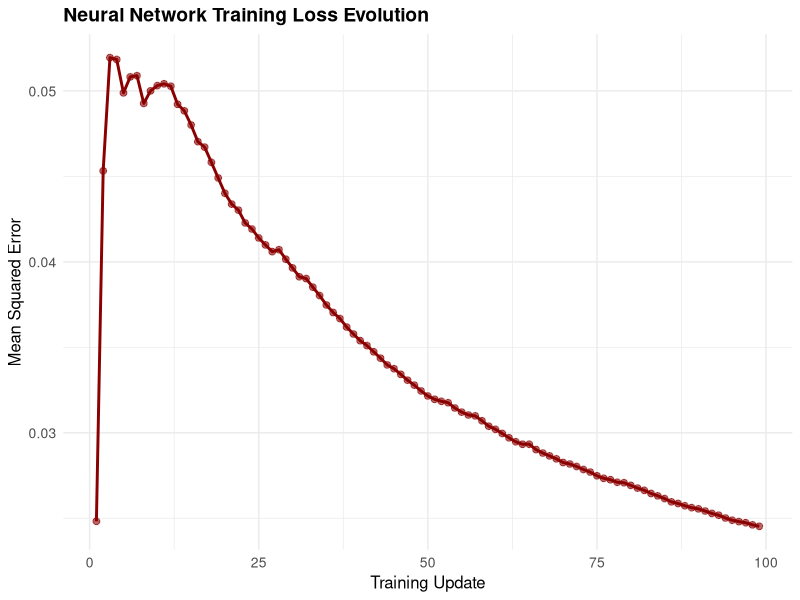
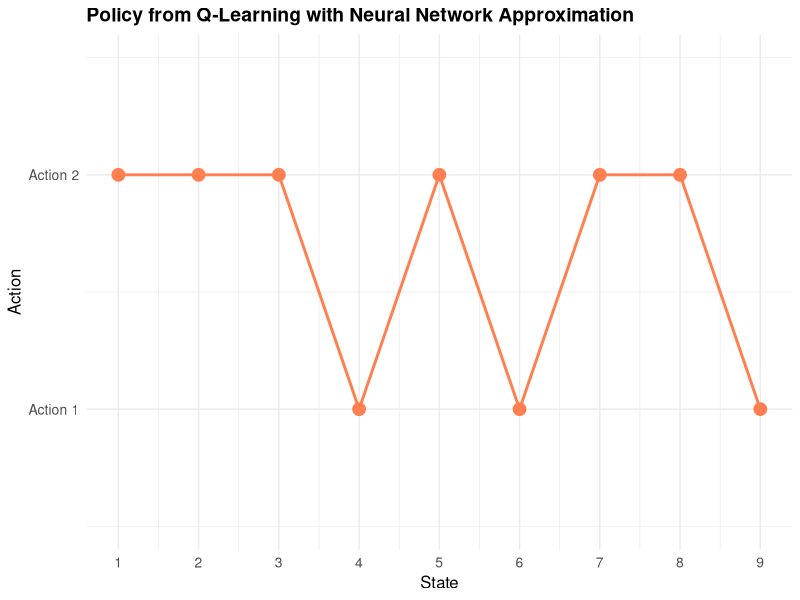
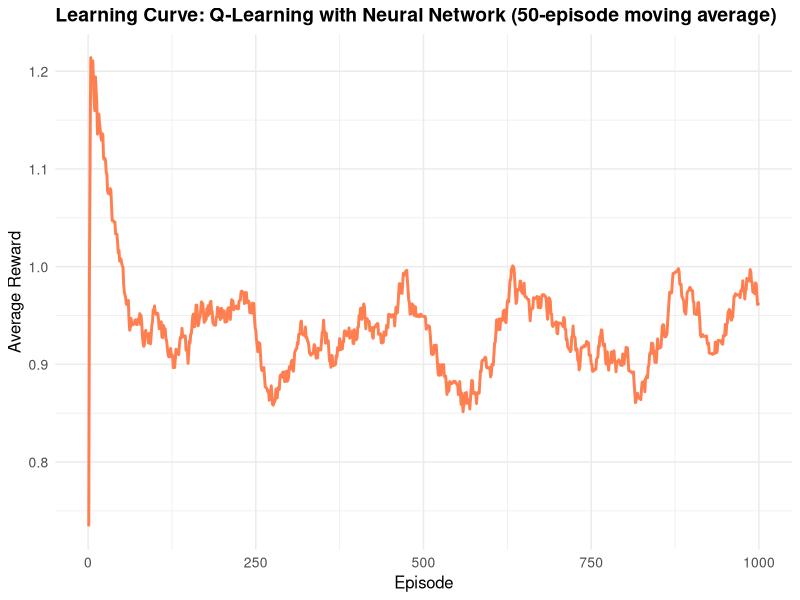

Generate these figures, in order, with R:
## ---- chunk 1
# Load required libraries
library(nnet)
library(ggplot2)

# Environment setup (consistent with previous implementations)
n_states <- 10
n_actions <- 2
gamma <- 0.9
terminal_state <- n_states

# Environment: transition and reward models with FIXED probability normalization
set.seed(42)
transition_model <- array(0, dim = c(n_states, n_actions, n_states))
reward_model <- array(0, dim = c(n_states, n_actions, n_states))

for (s in 1:(n_states - 1)) {
  # Action 1: deterministic to next state with small random component
  next_state <- s + 1
  random_state <- sample(setdiff(1:n_states, next_state), 1)
  transition_model[s, 1, next_state] <- 0.9
  transition_model[s, 1, random_state] <- 0.1
  
  # Action 2: two random transitions
  random_states <- sample(1:n_states, 2, replace = FALSE)
  transition_model[s, 2, random_states[1]] <- 0.8
  transition_model[s, 2, random_states[2]] <- 0.2
  
  # Normalize to ensure probabilities sum to 1.0 (safety check)
  transition_model[s, 1, ] <- transition_model[s, 1, ] / sum(transition_model[s, 1, ])
  transition_model[s, 2, ] <- transition_model[s, 2, ] / sum(transition_model[s, 2, ])
  
  # Reward model
  for (s_prime in 1:n_states) {
    reward_model[s, 1, s_prime] <- ifelse(s_prime == n_states, 1.0, 0.1 * runif(1))
    reward_model[s, 2, s_prime] <- ifelse(s_prime == n_states, 0.5, 0.05 * runif(1))
  }
}

# Terminal state has no transitions
transition_model[n_states, , ] <- 0
reward_model[n_states, , ] <- 0

# Sampling function
sample_env <- function(s, a) {
  probs <- transition_model[s, a, ]
  s_prime <- sample(1:n_states, 1, prob = probs)
  reward <- reward_model[s, a, s_prime]
  list(s_prime = s_prime, reward = reward)
}

# Feature encoding for neural network input
encode_features <- function(s, a, n_states, n_actions) {
  state_vec <- rep(0, n_states)
  action_vec <- rep(0, n_actions)
  state_vec[s] <- 1
  action_vec[a] <- 1
  return(c(state_vec, action_vec))
}

n_features <- n_states + n_actions

# FIXED Q-Learning with neural network function approximation
q_learning_nn <- function(episodes = 1000, epsilon_start = 0.5, epsilon_end = 0.01,
                          epsilon_decay = 0.995, hidden_size = 10, 
                          retrain_freq = 10, min_samples = 50, max_buffer = 5000,
                          batch_fraction = 1.0) {
  
  # Pre-allocate storage for efficiency (fixed rbind issue)
  max_steps_per_episode <- 100
  buffer_size <- episodes * max_steps_per_episode
  q_data_x <- matrix(0, nrow = buffer_size, ncol = n_features)
  q_data_y <- numeric(buffer_size)
  data_idx <- 0
  
  q_model <- NULL
  rewards <- numeric(episodes)
  training_losses <- numeric()
  epsilon <- epsilon_start
  
  for (ep in 1:episodes) {
    s <- sample(1:(n_states - 1), 1)  # Start from non-terminal state
    episode_reward <- 0
    steps <- 0
    
    while (steps < max_steps_per_episode) {
      steps <- steps + 1
      
      # Predict Q-values for all actions
      q_preds <- sapply(1:n_actions, function(a) {
        x <- encode_features(s, a, n_states, n_actions)
        if (!is.null(q_model)) {
          as.numeric(predict(q_model, as.data.frame(t(x))))
        } else {
          0  # Initialize to zero instead of random
        }
      })
      
      # Epsilon-greedy action selection with decay
      a <- if (runif(1) < epsilon) {
        sample(1:n_actions, 1)
      } else {
        which.max(q_preds)
      }
      
      # Take action and observe outcome
      out <- sample_env(s, a)
      s_prime <- out$s_prime
      r <- out$reward
      episode_reward <- episode_reward + r
      
      # Compute TD target
      q_next <- if (s_prime == terminal_state) {
        0
      } else {
        max(sapply(1:n_actions, function(a_) {
          x_next <- encode_features(s_prime, a_, n_states, n_actions)
          if (!is.null(q_model)) {
            as.numeric(predict(q_model, as.data.frame(t(x_next))))
          } else {
            0
          }
        }))
      }
      
      target <- r + gamma * q_next
      
      # Store training example efficiently
      data_idx <- data_idx + 1
      if (data_idx > buffer_size) {
        # Implement circular buffer to prevent overflow
        data_idx <- 1
      }
      x <- encode_features(s, a, n_states, n_actions)
      q_data_x[data_idx, ] <- x
      q_data_y[data_idx] <- target
      
      # Train neural network periodically with proper error handling
      current_data_size <- min(data_idx, buffer_size)
      if (current_data_size >= min_samples && ep %% retrain_freq == 0 && steps == 1) {
        # Use experience replay: sample from buffer if too large
        train_size <- min(current_data_size, max_buffer)
        if (current_data_size > max_buffer) {
          sample_idx <- sample(1:current_data_size, train_size)
          train_x <- q_data_x[sample_idx, , drop = FALSE]
          train_y <- q_data_y[sample_idx]
        } else {
          train_x <- q_data_x[1:current_data_size, , drop = FALSE]
          train_y <- q_data_y[1:current_data_size]
        }
        
        # Train with error handling
        tryCatch({
          q_model <- nnet(
            x = train_x,
            y = train_y,
            size = hidden_size,
            linout = TRUE,
            maxit = 200,
            decay = 0.01,
            trace = FALSE
          )
          
          # Track training loss on training data
          predictions <- predict(q_model, as.data.frame(train_x))
          mse <- mean((predictions - train_y)^2)
          training_losses <- c(training_losses, mse)
        }, error = function(e) {
          warning(paste("Neural network training failed at episode", ep, ":", e$message))
        })
      }
      
      if (s_prime == terminal_state) break
      s <- s_prime
    }
    
    rewards[ep] <- episode_reward
    
    # Decay epsilon
    epsilon <- max(epsilon_end, epsilon * epsilon_decay)
  }
  
  # Trim unused buffer space
  actual_size <- min(data_idx, buffer_size)
  q_data_x <- q_data_x[1:actual_size, , drop = FALSE]
  q_data_y <- q_data_y[1:actual_size]
  
  # Derive final policy
  policy <- sapply(1:(n_states-1), function(s) {
    if (!is.null(q_model)) {
      q_vals <- sapply(1:n_actions, function(a) {
        x <- encode_features(s, a, n_states, n_actions)
        as.numeric(predict(q_model, as.data.frame(t(x))))
      })
      which.max(q_vals)
    } else {
      1  # Default action
    }
  })
  
  list(model = q_model, policy = c(policy, NA), rewards = rewards,
       training_losses = training_losses,
       training_data = list(x = q_data_x, y = q_data_y))
}

# Run Q-Learning with neural network approximation
set.seed(42)
nn_result <- q_learning_nn(
  episodes = 1000, 
  epsilon_start = 0.5,
  epsilon_end = 0.01,
  epsilon_decay = 0.995,
  hidden_size = 15,
  retrain_freq = 10,
  min_samples = 100,
  max_buffer = 5000
)
nn_policy <- nn_result$policy
nn_rewards <- nn_result$rewards

# Visualize learned policy
policy_df <- data.frame(
  State = 1:n_states,
  Policy = nn_policy,
  Algorithm = "Q-Learning NN"
)

policy_plot_nn <- ggplot(policy_df[1:(n_states-1), ], aes(x = State, y = Policy)) +
  geom_point(size = 4, color = "coral") +
  geom_line(color = "coral", linewidth = 1) +
  theme_minimal() +
  labs(
    title = "Policy from Q-Learning with Neural Network Approximation",
    x = "State", 
    y = "Action"
  ) +
  scale_x_continuous(breaks = 1:n_states) +
  scale_y_continuous(breaks = 1:n_actions, labels = c("Action 1", "Action 2"), limits = c(0.5, 2.5)) +
  theme(
    plot.title = element_text(size = 14, face = "bold"),
    axis.title = element_text(size = 12),
    axis.text = element_text(size = 10)
  )

# Learning curve with smoothing
rewards_smooth <- numeric(length(nn_rewards))
window_size <- 50
for (i in 1:length(nn_rewards)) {
  start_idx <- max(1, i - window_size + 1)
  rewards_smooth[i] <- mean(nn_rewards[start_idx:i])
}

reward_df_nn <- data.frame(
  Episode = 1:1000,
  Reward = rewards_smooth,
  Algorithm = "Q-Learning NN"
)

reward_plot_nn <- ggplot(reward_df_nn, aes(x = Episode, y = Reward)) +
  geom_line(color = "coral", linewidth = 1) +
  theme_minimal() +
  labs(
    title = "Learning Curve: Q-Learning with Neural Network (50-episode moving average)",
    x = "Episode",
    y = "Average Reward"
  ) +
  theme(
    plot.title = element_text(size = 14, face = "bold"),
    axis.title = element_text(size = 12),
    axis.text = element_text(size = 10)
  )

# Training loss evolution
if (length(nn_result$training_losses) > 0) {
  loss_df <- data.frame(
    Update = 1:length(nn_result$training_losses),
    Loss = nn_result$training_losses
  )
  
  loss_plot <- ggplot(loss_df, aes(x = Update, y = Loss)) +
    geom_line(color = "darkred", linewidth = 1) +
    geom_point(color = "darkred", size = 2, alpha = 0.6) +
    theme_minimal() +
    labs(
      title = "Neural Network Training Loss Evolution",
      x = "Training Update",
      y = "Mean Squared Error"
    ) +
    theme(
      plot.title = element_text(size = 14, face = "bold"),
      axis.title = element_text(size = 12),
      axis.text = element_text(size = 10)
    )
  
  print(loss_plot)
}

# Display main plots
print(policy_plot_nn)
print(reward_plot_nn)

# Model diagnostics and analysis
if (!is.null(nn_result$model)) {
  cat("\n=== Neural Network Model Summary ===\n")
  cat("Architecture: Input(", n_features, ") -> Hidden(", nn_result$model$n[2], ") -> Output(1)\n")
  cat("Total parameters:", length(nn_result$model$wts), "\n")
  cat("Training examples collected:", nrow(nn_result$training_data$x), "\n")
  cat("Number of training updates:", length(nn_result$training_losses), "\n")
  
  if (length(nn_result$training_losses) > 0) {
    cat("Final training loss:", round(tail(nn_result$training_losses, 1), 6), "\n")
    cat("Best training loss:", round(min(nn_result$training_losses), 6), "\n")
  }
  
  # Weight analysis
  weights <- nn_result$model$wts
  cat("\n=== Weight Statistics ===\n")
  cat("Mean:", round(mean(weights), 4), "\n")
  cat("Standard deviation:", round(sd(weights), 4), "\n")
  cat("Range: [", round(min(weights), 4), ",", round(max(weights), 4), "]\n")
  
  # Policy analysis
  cat("\n=== Policy Summary ===\n")
  action1_count <- sum(nn_policy[1:(n_states-1)] == 1, na.rm = TRUE)
  action2_count <- sum(nn_policy[1:(n_states-1)] == 2, na.rm = TRUE)
  cat("Action 1 chosen:", action1_count, "times\n")
  cat("Action 2 chosen:", action2_count, "times\n")
  
  # Final performance
  cat("\n=== Performance Metrics ===\n")
  final_100_avg <- mean(tail(nn_rewards, 100))
  cat("Average reward (last 100 episodes):", round(final_100_avg, 4), "\n")
  cat("Maximum episode reward:", round(max(nn_rewards), 4), "\n")
  cat("Minimum episode reward:", round(min(nn_rewards), 4), "\n")
}
